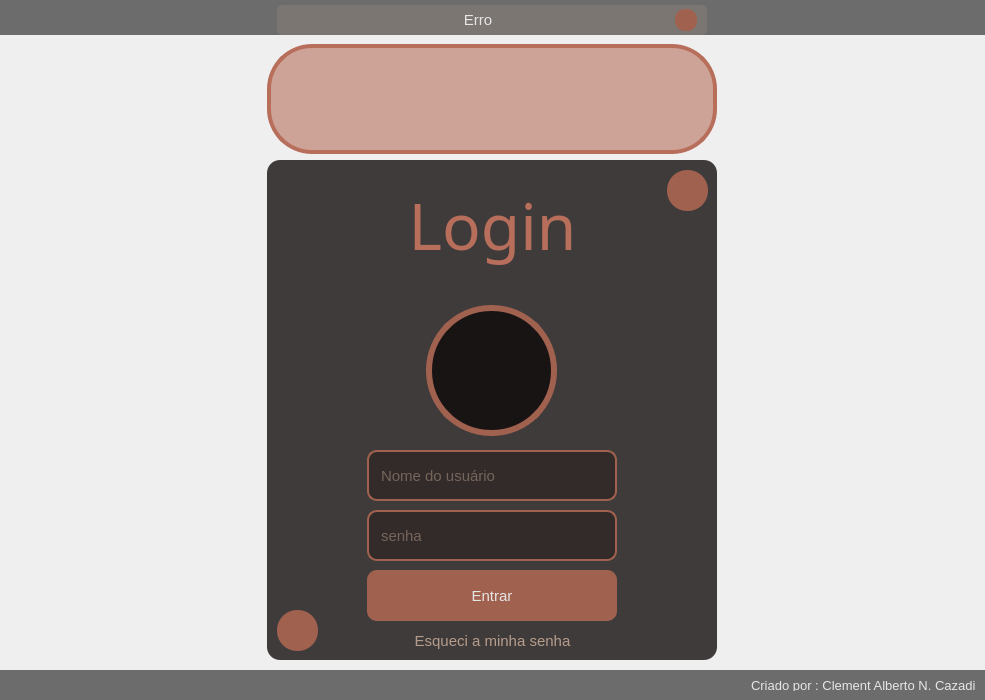
<?xml version="1.0" encoding="UTF-8"?>
<ui version="4.0">
 <class>MainWindow</class>
 <widget class="QMainWindow" name="MainWindow">
  <property name="geometry">
   <rect>
    <x>0</x>
    <y>0</y>
    <width>985</width>
    <height>700</height>
   </rect>
  </property>
  <property name="minimumSize">
   <size>
    <width>500</width>
    <height>700</height>
   </size>
  </property>
  <property name="maximumSize">
   <size>
    <width>1155</width>
    <height>812</height>
   </size>
  </property>
  <property name="acceptDrops">
   <bool>false</bool>
  </property>
  <property name="windowTitle">
   <string>Cgest </string>
  </property>
  <property name="windowIcon">
   <iconset>
    <normaloff>:/imagem/Images/Icon.ico</normaloff>:/imagem/Images/Icon.ico</iconset>
  </property>
  <property name="styleSheet">
   <string notr="true">background-image: url(:/image/Images/foto.png);
background-position: center;</string>
  </property>
  <widget class="QWidget" name="window">
   <layout class="QVBoxLayout" name="verticalLayout_main">
    <property name="spacing">
     <number>0</number>
    </property>
    <property name="leftMargin">
     <number>0</number>
    </property>
    <property name="topMargin">
     <number>0</number>
    </property>
    <property name="rightMargin">
     <number>0</number>
    </property>
    <property name="bottomMargin">
     <number>0</number>
    </property>
    <item>
     <widget class="QFrame" name="top_line">
      <property name="maximumSize">
       <size>
        <width>16777215</width>
        <height>35</height>
       </size>
      </property>
      <property name="styleSheet">
       <string notr="true">background-color:rgb(63, 63, 63, 190);
background-image: url();</string>
      </property>
      <property name="frameShape">
       <enum>QFrame::NoFrame</enum>
      </property>
      <property name="frameShadow">
       <enum>QFrame::Raised</enum>
      </property>
      <layout class="QHBoxLayout" name="horizontalLayout_top">
       <property name="spacing">
        <number>0</number>
       </property>
       <property name="leftMargin">
        <number>0</number>
       </property>
       <property name="topMargin">
        <number>5</number>
       </property>
       <property name="rightMargin">
        <number>0</number>
       </property>
       <property name="bottomMargin">
        <number>0</number>
       </property>
       <item>
        <widget class="QFrame" name="pop_valida">
         <property name="maximumSize">
          <size>
           <width>430</width>
           <height>16777215</height>
          </size>
         </property>
         <property name="styleSheet">
          <string notr="true">background-color: rgb(124, 118, 115);
border-radius: 5px;</string>
         </property>
         <property name="frameShape">
          <enum>QFrame::NoFrame</enum>
         </property>
         <property name="frameShadow">
          <enum>QFrame::Raised</enum>
         </property>
         <layout class="QHBoxLayout" name="horizontalLayout_erro">
          <property name="leftMargin">
           <number>10</number>
          </property>
          <property name="topMargin">
           <number>0</number>
          </property>
          <property name="rightMargin">
           <number>10</number>
          </property>
          <property name="bottomMargin">
           <number>0</number>
          </property>
          <item>
           <widget class="QLabel" name="label_notification_message">
            <property name="font">
             <font>
              <pointsize>11</pointsize>
             </font>
            </property>
            <property name="styleSheet">
             <string notr="true">color: rgb(230, 230, 231);</string>
            </property>
            <property name="text">
             <string>Erro</string>
            </property>
            <property name="alignment">
             <set>Qt::AlignCenter</set>
            </property>
           </widget>
          </item>
          <item>
           <widget class="QPushButton" name="pushButton_close_notification">
            <property name="maximumSize">
             <size>
              <width>22</width>
              <height>22</height>
             </size>
            </property>
            <property name="styleSheet">
             <string notr="true">QPushButton{
	background-image: url(:/image/Images/cil-x.png);
	background-position: center;
	background-repeat: none;
	background-color: rgb(161, 97, 79);
	border-radius: 10px;
}

QPushButton:hover{
	border: 2px solid rgb(212, 127, 104);
}

QPushButton:pressed{
	background-color: rgb(212, 127, 104);
}
</string>
            </property>
            <property name="text">
             <string/>
            </property>
           </widget>
          </item>
         </layout>
        </widget>
       </item>
      </layout>
     </widget>
    </item>
    <item>
     <widget class="QFrame" name="area_central">
      <property name="styleSheet">
       <string notr="true">background-color: rgb(114, 115, 117, 0);
background-image: url();


</string>
      </property>
      <property name="frameShape">
       <enum>QFrame::NoFrame</enum>
      </property>
      <property name="frameShadow">
       <enum>QFrame::Raised</enum>
      </property>
      <layout class="QGridLayout" name="gridLayout_areacent">
       <item row="0" column="0">
        <widget class="QFrame" name="frame_logo">
         <property name="enabled">
          <bool>true</bool>
         </property>
         <property name="maximumSize">
          <size>
           <width>16777215</width>
           <height>110</height>
          </size>
         </property>
         <property name="styleSheet">
          <string notr="true">background-image: url(:/image/Images/canc_BS_logo.png);
background-color: rgb(183, 110, 90, 150);
border-radius: 45px;
border: 4px solid rgb(183, 110, 90)
</string>
         </property>
         <property name="frameShape">
          <enum>QFrame::NoFrame</enum>
         </property>
         <property name="frameShadow">
          <enum>QFrame::Raised</enum>
         </property>
        </widget>
       </item>
       <item row="1" column="0">
        <widget class="QFrame" name="layout_main">
         <property name="maximumSize">
          <size>
           <width>450</width>
           <height>500</height>
          </size>
         </property>
         <property name="styleSheet">
          <string notr="true">background-color: rgb(14, 9, 9, 200);
color: rgb(182, 157, 139);
border-radius: 13px;
background-image: url();</string>
         </property>
         <property name="frameShape">
          <enum>QFrame::NoFrame</enum>
         </property>
         <property name="frameShadow">
          <enum>QFrame::Raised</enum>
         </property>
         <widget class="QLabel" name="label_title_text">
          <property name="geometry">
           <rect>
            <x>130</x>
            <y>0</y>
            <width>191</width>
            <height>131</height>
           </rect>
          </property>
          <property name="font">
           <font>
            <family>Alba Super</family>
            <pointsize>48</pointsize>
           </font>
          </property>
          <property name="styleSheet">
           <string notr="true">QLabel{	
	color: rgb(183, 110, 90);
	background-color: rgb(184, 170, 200, 0);
}

QLabel:hover{
	
	color:  rgb(201, 131, 90);
}</string>
          </property>
          <property name="text">
           <string>&lt;html&gt;&lt;head/&gt;&lt;body&gt;&lt;p&gt;Login&lt;/p&gt;&lt;/body&gt;&lt;/html&gt;</string>
          </property>
          <property name="alignment">
           <set>Qt::AlignCenter</set>
          </property>
         </widget>
         <widget class="QFrame" name="frame_user_image">
          <property name="geometry">
           <rect>
            <x>159</x>
            <y>145</y>
            <width>131</width>
            <height>131</height>
           </rect>
          </property>
          <property name="styleSheet">
           <string notr="true">QFrame{
	background-image: url(:/image/Images/profile-user.png);
	border: 6px  solid rgb(161, 97, 79);
	background-position: center;
	border-radius: 65px;
	
}

QFrame:hover{
	border: 6px  solid rgb(201, 131, 90);
}</string>
          </property>
          <property name="frameShape">
           <enum>QFrame::NoFrame</enum>
          </property>
          <property name="frameShadow">
           <enum>QFrame::Raised</enum>
          </property>
         </widget>
         <widget class="QLineEdit" name="lineEdit_name_user">
          <property name="geometry">
           <rect>
            <x>100</x>
            <y>290</y>
            <width>250</width>
            <height>51</height>
           </rect>
          </property>
          <property name="font">
           <font>
            <family>Microsoft YaHei UI</family>
            <pointsize>11</pointsize>
           </font>
          </property>
          <property name="styleSheet">
           <string notr="true">QLineEdit{
	background-color: rgb(44, 34, 31, 160);
	border-radius: 10px;
	border: 2px solid rgb(161, 97, 79);
	padding: 10px;
}

QLineEdit:hover{
	border: 2px solid rgb(201, 131, 90);
}

QLineEdit:focus{
	border: 2px solid rgb(201, 131, 90);
}</string>
          </property>
          <property name="inputMask">
           <string notr="true"/>
          </property>
          <property name="text">
           <string/>
          </property>
          <property name="alignment">
           <set>Qt::AlignLeading|Qt::AlignLeft|Qt::AlignVCenter</set>
          </property>
          <property name="placeholderText">
           <string notr="true">Nome do usuário</string>
          </property>
          <property name="cursorMoveStyle">
           <enum>Qt::LogicalMoveStyle</enum>
          </property>
          <property name="clearButtonEnabled">
           <bool>false</bool>
          </property>
         </widget>
         <widget class="QLineEdit" name="lineEdit_password">
          <property name="geometry">
           <rect>
            <x>100</x>
            <y>350</y>
            <width>250</width>
            <height>51</height>
           </rect>
          </property>
          <property name="font">
           <font>
            <family>Microsoft YaHei UI</family>
            <pointsize>11</pointsize>
           </font>
          </property>
          <property name="styleSheet">
           <string notr="true">QLineEdit{
	background-color: rgb(44, 34, 31, 160);
	border-radius: 10px;
	border: 2px solid rgb(161, 97, 79);
	padding: 10px;
}

QLineEdit:hover{
	border: 2px solid rgb(201, 131, 90);
}

QLineEdit:focus{
	border: 2px solid rgb(201, 131, 90);
}</string>
          </property>
          <property name="inputMask">
           <string/>
          </property>
          <property name="text">
           <string/>
          </property>
          <property name="echoMode">
           <enum>QLineEdit::Password</enum>
          </property>
          <property name="alignment">
           <set>Qt::AlignLeading|Qt::AlignLeft|Qt::AlignVCenter</set>
          </property>
          <property name="placeholderText">
           <string notr="true">senha</string>
          </property>
          <property name="cursorMoveStyle">
           <enum>Qt::LogicalMoveStyle</enum>
          </property>
          <property name="clearButtonEnabled">
           <bool>false</bool>
          </property>
         </widget>
         <widget class="QPushButton" name="pushButton_enter">
          <property name="geometry">
           <rect>
            <x>100</x>
            <y>410</y>
            <width>250</width>
            <height>51</height>
           </rect>
          </property>
          <property name="font">
           <font>
            <family>Microsoft YaHei UI</family>
            <pointsize>11</pointsize>
           </font>
          </property>
          <property name="styleSheet">
           <string notr="true">QPushButton{
	background-color: rgb(161, 97, 79);
	border-radius: 10px;
	padding: 10px;
	color: rgb(230, 230, 231);
}

QPushButton:hover{
	border: 2px solid rgb(212, 127, 104);
}

QPushButton:pressed{
	background-color: rgb(212, 127, 104);
}</string>
          </property>
          <property name="text">
           <string>Entrar</string>
          </property>
         </widget>
         <widget class="QPushButton" name="pushButton_add">
          <property name="geometry">
           <rect>
            <x>400</x>
            <y>10</y>
            <width>41</width>
            <height>41</height>
           </rect>
          </property>
          <property name="styleSheet">
           <string notr="true">QPushButton{
	background-image: url(:/image/Images/add_user.png);
	background-position: center;
	background-repeat: none;
	background-color: rgb(161, 97, 79);
	border-radius: 20px;
}

QPushButton:hover{
	border: 2px solid rgb(212, 127, 104);
}

QPushButton:pressed{
	background-color: rgb(212, 127, 104);
}
</string>
          </property>
          <property name="text">
           <string/>
          </property>
         </widget>
         <widget class="QPushButton" name="pushButton_recover_account">
          <property name="geometry">
           <rect>
            <x>120</x>
            <y>465</y>
            <width>211</width>
            <height>31</height>
           </rect>
          </property>
          <property name="font">
           <font>
            <family>Microsoft YaHei UI</family>
            <pointsize>11</pointsize>
           </font>
          </property>
          <property name="styleSheet">
           <string notr="true">QPushButton{
	background-color: rgb(184, 170, 200, 0);
}

QPushButton:hover{
	
	color:  rgb(201, 131, 90);
}

QPushButton:pressed{
	color:  rgb(190, 100, 80);
}</string>
          </property>
          <property name="text">
           <string>Esqueci a minha senha</string>
          </property>
         </widget>
         <widget class="QPushButton" name="pushButton_password">
          <property name="geometry">
           <rect>
            <x>305</x>
            <y>355</y>
            <width>41</width>
            <height>41</height>
           </rect>
          </property>
          <property name="styleSheet">
           <string notr="true">QPushButton{
	background-image: url(:/image/Images/closed_lock1.png);
	background-position: center;
	background-repeat: none;
	background-color: rgb(161, 97, 79, 0);
	border-radius: 20px;
}

QPushButton:hover{
	border: 2px solid rgb(212, 127, 104);
}

QPushButton:pressed{
	background-color: rgb(212, 127, 104);
}
</string>
          </property>
          <property name="text">
           <string/>
          </property>
         </widget>
         <widget class="QPushButton" name="pushButton_about">
          <property name="geometry">
           <rect>
            <x>10</x>
            <y>450</y>
            <width>41</width>
            <height>41</height>
           </rect>
          </property>
          <property name="styleSheet">
           <string notr="true">QPushButton{
	background-image: url(:/image/Images/about.png);
	background-position: center;
	background-repeat: none;
	background-color: rgb(161, 97, 79);
	border-radius: 20px;
}

QPushButton:hover{
	border: 2px solid rgb(212, 127, 104);
}

QPushButton:pressed{
	background-color: rgb(212, 127, 104);
}
</string>
          </property>
          <property name="text">
           <string/>
          </property>
         </widget>
        </widget>
       </item>
      </layout>
     </widget>
    </item>
    <item>
     <widget class="QFrame" name="down_line">
      <property name="maximumSize">
       <size>
        <width>16777215</width>
        <height>30</height>
       </size>
      </property>
      <property name="styleSheet">
       <string notr="true">background-color:rgb(63, 63, 63, 190);
background-image: url();</string>
      </property>
      <property name="frameShape">
       <enum>QFrame::NoFrame</enum>
      </property>
      <property name="frameShadow">
       <enum>QFrame::Raised</enum>
      </property>
      <layout class="QHBoxLayout" name="horizontalLayout_down">
       <item>
        <spacer name="horizontalSpacer">
         <property name="orientation">
          <enum>Qt::Horizontal</enum>
         </property>
         <property name="sizeHint" stdset="0">
          <size>
           <width>911</width>
           <height>9</height>
          </size>
         </property>
        </spacer>
       </item>
       <item>
        <widget class="QLabel" name="label_credit">
         <property name="font">
          <font>
           <family>Microsoft JhengHei UI</family>
           <pointsize>10</pointsize>
          </font>
         </property>
         <property name="styleSheet">
          <string notr="true">background-color: rgb(255, 170, 255, 0);
color: rgb(230, 230, 231);</string>
         </property>
         <property name="text">
          <string>Criado por : Clement Alberto N. Cazadi</string>
         </property>
        </widget>
       </item>
      </layout>
     </widget>
    </item>
   </layout>
  </widget>
 </widget>
 <resources>
  <include location="../resource.qrc"/>
 </resources>
 <connections>
  <connection>
   <sender>lineEdit_name_user</sender>
   <signal>textEdited(QString)</signal>
   <receiver>pop_valida</receiver>
   <slot>hide()</slot>
   <hints>
    <hint type="sourcelabel">
     <x>372</x>
     <y>474</y>
    </hint>
    <hint type="destinationlabel">
     <x>702</x>
     <y>29</y>
    </hint>
   </hints>
  </connection>
  <connection>
   <sender>lineEdit_password</sender>
   <signal>textEdited(QString)</signal>
   <receiver>pop_valida</receiver>
   <slot>hide()</slot>
   <hints>
    <hint type="sourcelabel">
     <x>380</x>
     <y>532</y>
    </hint>
    <hint type="destinationlabel">
     <x>284</x>
     <y>7</y>
    </hint>
   </hints>
  </connection>
 </connections>
</ui>
